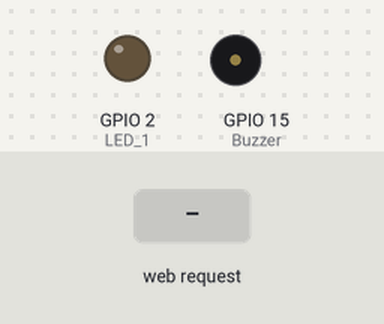
Bench run of a sketch on a simulated ESP32. On the bench: output pins drawn as LEDs (lit = HIGH), buzzer (waves = sounding, pin HIGH). The test bench sets the inputs (shaded band). WiFi joins after 1.5 s; servers stay silent unless stated; what the sketch prints to the serial monitor is not drawn.

Above: at 2.7 s.
2.8 s: HTTP request GET /roomLight/on received
At 3.1 s:
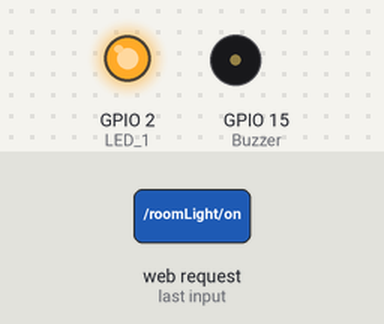
4.3 s: HTTP request GET /roomBell/on received
At 5.4 s:
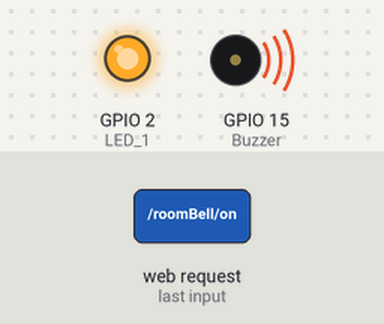
5.8 s: HTTP request GET /roomLight/off received
At 6.6 s:
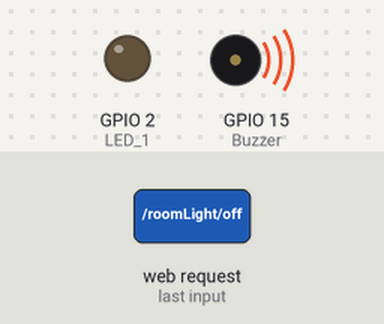
7.3 s: HTTP request GET /roomBell/off received
At 7.7 s:
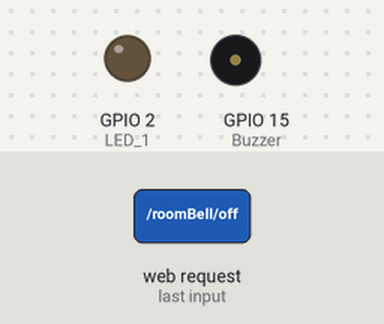
Timing chart, 0 to 9.8 s (numbered marks = the images above; inputs shaded):
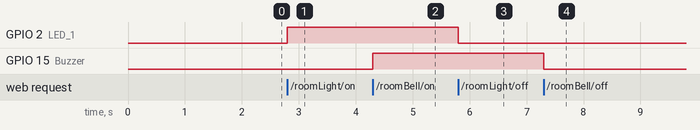

Measured:
- after the input at 2.8 s, GPIO 2 (LED_1): LOW → HIGH at once
- after the input at 4.3 s, GPIO 15 (Buzzer): LOW → HIGH at once
- after the input at 5.8 s, GPIO 2 (LED_1): HIGH → LOW at once
- after the input at 7.3 s, GPIO 15 (Buzzer): HIGH → LOW at once

The sketch:

Web_Server.ino
```cpp
#include <WiFi.h>
#include <WiFiClient.h>
#include <WebServer.h>
#include <ESPmDNS.h>

const char* ssid = "WR3005N3-757E";
const char* password = "70029949";

String button = "<html><body id='bdy_1' style='height: 100px; width: 100px;'> <div id='bdy_2' style='height: 400px; width: 600px; margin-top: 50px; margin-left: 500px;'> <div style='margin-top: 100px; margin-left: 100px;'> <h2 style='color:white;'>ESP32 Webserver</h2> <p style='color:white;'>Click on the respected button to switch the Appliances:</p><div class='row'><table> <tr> <th><h3 style='color:white;'>Room Light</h3><input id= 'b1' type=button onClick=\"parent.location='/roomLight/on'\" value='On'> <input id= 'b2' type=button onClick=\"parent.location='/roomLight/off'\" value='Off'></th><th><h3 style='color:white;'>Room Bell</h3> <input id= 'b1' type=button onClick=\"parent.location='/roomBell/on'\" value='On'> <input id= 'b2' type=button onClick=\"parent.location='/roomBell/off'\" value='Off'></th></table></div></body></div></div><style>#bdy_1{background-image: url('https://i.postimg.cc/bvw7DS9S/Technological-background.jpg');background-repeat: no-repeat;background-size: 1920px 900px;font-family: 'helvetica neue';font-weight: 200;font-size: 20px;}#bdy_2{font-family: 'helvetica neue';font-weight: 200;font-size: 20px;}#b1{border: none;color: white;padding: 15px 32px;text-align: center;text-decoration: none;display: inline-block;font-size: 16px;margin: 4px 2px;cursor: pointer;}#b2{border: none;color: white;padding: 15px 32px;text-align: center;text-decoration: none;display: inline-block;font-size: 16px;margin: 4px 2px;cursor: pointer;}#b1{background-color: #4CAF50;}#b2{background-color: red;}</style></html>";

WebServer server(80); //http port number

void handleRoot(){
// (192.168.1.1/){
  server.send(200, "text/html", button); //here 200 is Success code
}

void handleNotFound() {

  String message = "File Not Found\n\n";
  message += "URI: "; // (192.168.1.1/page1/on)
  message += server.uri();
  message += "\nMethod: ";
  message += (server.method() == HTTP_GET) ? "GET" : "POST";
  message += "\nArguments: ";
  message += server.args();
  message += "\n";
  for (uint8_t i = 0; i < server.args(); i++) {
    message += " " + server.argName(i) + ": " + server.arg(i) + "\n";
  }
  server.send(404, "text/plain", message);

}

const int  LED_1 = 2;
const int  Buzzer = 15;

void setup(void) {

  pinMode(LED_1, OUTPUT);
  pinMode(Buzzer, OUTPUT);

  Serial.begin(115200);

  WiFi.mode(WIFI_STA); //WiFi Station Mode
  WiFi.begin(ssid, password);
  Serial.println("");

  // Wait for connection
  while (WiFi.status() != WL_CONNECTED) {
    delay(500);
    Serial.print(".");
  }
  Serial.println("");
  Serial.print("Connected to ");
  Serial.println(ssid);
  Serial.print("IP address: ");
  Serial.println(WiFi.localIP());

  if (MDNS.begin("esp32")) { //esp32.local/
    Serial.println("MDNS responder started");
  }

  server.on("/", handleRoot); // esp32.local/

  server.on("/roomLight/on", []() {
    server.send(200, "text/html",button);
    digitalWrite(LED_1,HIGH);
    //delay(200);

  });

  server.on("/roomLight/off", []() {
    server.send(200, "text/html",button);
    digitalWrite(LED_1,LOW);
  });

  server.on("/roomBell/on", []() {
    server.send(200, "text/html",button);
    digitalWrite(Buzzer,HIGH);
  });

  server.on("/roomBell/off", []() {
    server.send(200, "text/html",button);
    digitalWrite(Buzzer,LOW);
  });

  server.onNotFound(handleNotFound);

  server.begin();
  Serial.println("HTTP server started");

  digitalWrite(LED_1,LOW);
  digitalWrite(Buzzer,LOW);
}

void loop(void) {
  server.handleClient();
}
```
